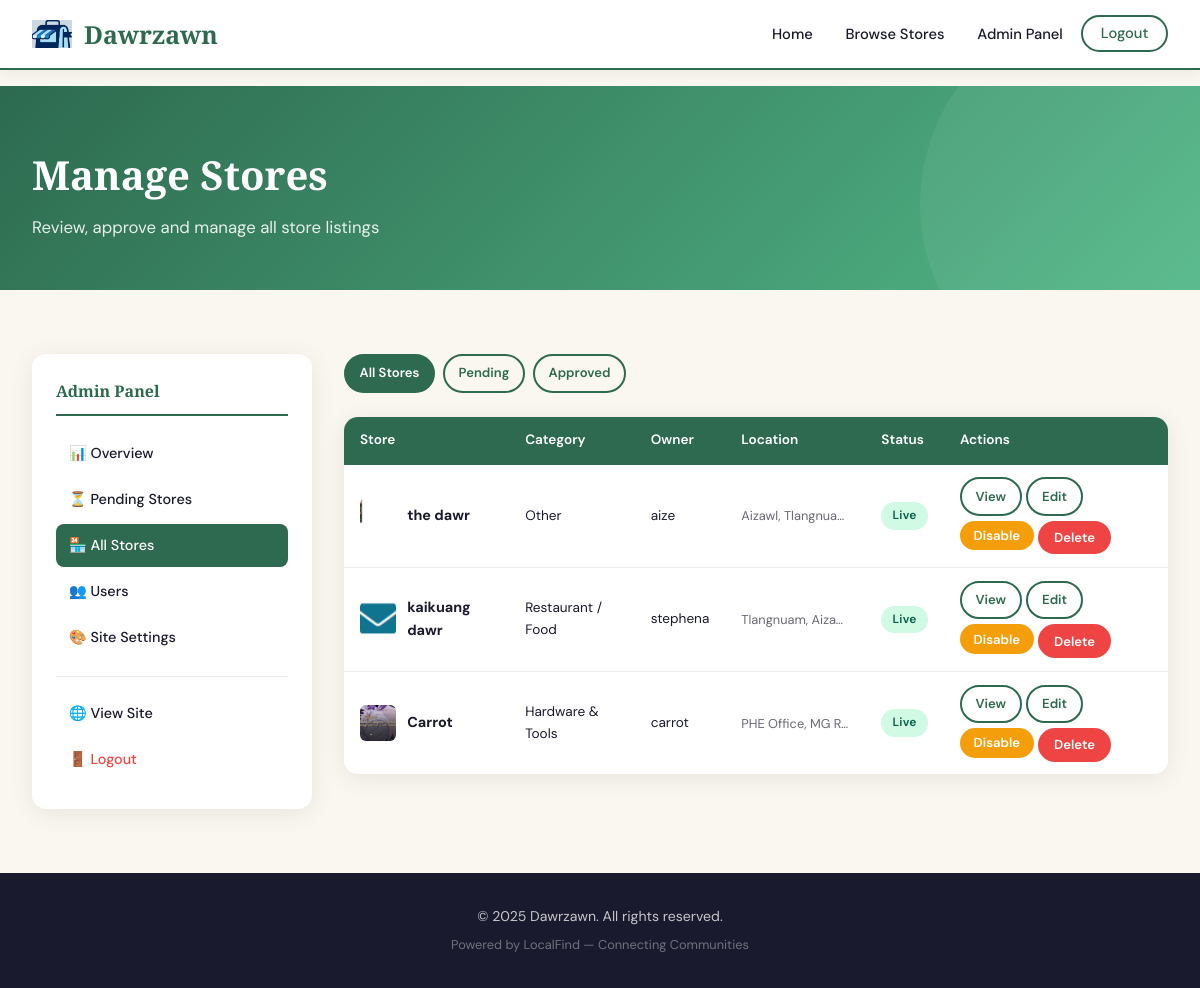
Page /admin/stores (signed in) on the committed database.
### dawr_zawn.py (models this page shows, shortened)
class SiteSettings(db.Model):
    id = db.Column(db.Integer, primary_key=True)
    site_name = db.Column(db.String(150), default='Dawrzawn')
    tagline = db.Column(db.String(300), default='Discover stores in your community')
    primary_color = db.Column(db.String(20), default='#2d6a4f')
    secondary_color = db.Column(db.String(20), default='#52b788')
    accent_color = db.Column(db.String(20), default='#d4a017')
    bg_color = db.Column(db.String(20), default='#faf7f0')
    text_color = db.Column(db.String(20), default='#1a1a2e')
    logo = db.Column(db.String(200), nullable=True)
    maps_api_key = db.Column(db.String(200), default='YOUR_GOOGLE_MAPS_API_KEY')
    footer_text = db.Column(db.String(500), default='© 2025 Dawrzawn. All rights reserved.')

class Store(db.Model):
    id = db.Column(db.Integer, primary_key=True)
    name = db.Column(db.String(150), nullable=False)
    description = db.Column(db.Text, nullable=True)
    category = db.Column(db.String(50), nullable=False)
    tags = db.Column(db.String(300), nullable=True)  # JSON list
    address = db.Column(db.String(300), nullable=False)
    latitude = db.Column(db.Float, nullable=False)
    longitude = db.Column(db.Float, nullable=False)
    phone = db.Column(db.String(30), nullable=True)
    email = db.Column(db.String(120), nullable=True)
    website = db.Column(db.String(200), nullable=True)
    logo = db.Column(db.String(200), nullable=True)
    opening_hours = db.Column(db.String(300), nullable=True)
    is_approved = db.Column(db.Boolean, default=False)
    is_active = db.Column(db.Boolean, default=True)
    created_at = db.Column(db.DateTime, default=datetime.utcnow)
    owner_id = db.Column(db.Integer, db.ForeignKey('user.id'), nullable=False)

class User(db.Model):
    id = db.Column(db.Integer, primary_key=True)
    username = db.Column(db.String(80), unique=True, nullable=False)
    email = db.Column(db.String(120), unique=True, nullable=False)
    password_hash = db.Column(db.String(200), nullable=False)
    role = db.Column(db.String(20), default='owner')  # 'owner' or 'admin'
    created_at = db.Column(db.DateTime, default=datetime.utcnow)
    stores = db.relationship('Store', backref='owner', lazy=True)
    is_active = db.Column(db.Boolean, default=True)
    @property
    def is_authenticated(self): return True
    def is_admin(self): return self.role == 'admin'

### dawr_zawn.py (the view)
@app.route('/admin/stores')
@login_required
@admin_required
def admin_stores():
    status = request.args.get('status', 'all')
    if status == 'pending':
        stores = Store.query.filter_by(is_approved=False, is_active=True).order_by(Store.created_at.desc()).all()
    elif status == 'approved':
        stores = Store.query.filter_by(is_approved=True).order_by(Store.created_at.desc()).all()
    else:
        stores = Store.query.order_by(Store.created_at.desc()).all()
    return render_template('admin_stores.html', stores=stores, status=status)

### dawr_zawn.py (called while the page is built)
@login_manager.user_loader
def load_user(user_id):
    return User.query.get(int(user_id))

def admin_required(f):
    @wraps(f)
    def decorated(*args, **kwargs):
        if not current_user.is_authenticated or not current_user.is_admin():
            flash('Admin access required.', 'danger')
            return redirect(url_for('index'))
        return f(*args, **kwargs)
    return decorated

def get_settings():
    s = SiteSettings.query.first()
    if not s:
        s = SiteSettings()
        db.session.add(s)
        db.session.commit()
    return s

@app.context_processor
def inject_settings():
    def store_pending_count():
        return Store.query.filter_by(is_approved=False, is_active=True).count()
    return dict(settings=get_settings(), store_pending_count=store_pending_count)

### templates/admin_stores.html (shortened to what this page needs)
{% extends "base.html" %}
{% block content %}
<section class="page-header">
  <div class="container">
    <h1>Manage Stores</h1>
    <p>Review, approve and manage all store listings</p>
  </div>
</section>
<section class="py-4">
  <div class="container two-col">
    <div class="sidebar">
      <p class="sidebar-title">Admin Panel</p>
      <a href="{{ url_for('admin_dashboard') }}" class="sidebar-link">📊 Overview</a>
      <a href="{{ url_for('admin_stores', status='pending') }}" class="sidebar-link">⏳ Pending Stores</a>
      <a href="{{ url_for('admin_stores') }}" class="sidebar-link active">🏪 All Stores</a>
      <a href="{{ url_for('admin_users') }}" class="sidebar-link">👥 Users</a>
      <a href="{{ url_for('admin_settings') }}" class="sidebar-link">🎨 Site Settings</a>
      <hr style="border:none;border-top:1px solid var(--border);margin:1rem 0;">
      <a href="{{ url_for('stores') }}" class="sidebar-link">🌐 View Site</a>
      <a href="{{ url_for('logout') }}" class="sidebar-link" style="color:#ef4444;">🚪 Logout</a>
    </div>
    <div>
      <div style="display:flex;gap:0.5rem;margin-bottom:1.5rem;flex-wrap:wrap;">
        <a href="{{ url_for('admin_stores') }}" class="btn {% if status == 'all' %}btn-primary{% else %}btn-outline{% endif %} btn-sm">All Stores</a>
        <a href="{{ url_for('admin_stores', status='pending') }}" class="btn {% if status == 'pending' %}btn-primary{% else %}btn-outline{% endif %} btn-sm">
          Pending
          {% set pc = store_pending_count() %}
        </a>
        <a href="{{ url_for('admin_stores', status='approved') }}" class="btn {% if status == 'approved' %}btn-primary{% else %}btn-outline{% endif %} btn-sm">Approved</a>
      </div>
      {% if stores %}
      <div class="table-wrap">
        <table>
          <thead>
            <tr>
              <th>Store</th>
              <th>Category</th>
              <th>Owner</th>
              <th>Location</th>
              <th>Status</th>
              <th>Actions</th>
            </tr>
          </thead>
          <tbody>
            {% for store in stores %}
            <tr>
              <td>
                <div style="display:flex;align-items:center;gap:0.7rem;">
                  {% if store.logo %}
                  <img src="{{ url_for('static', filename=store.logo) }}"
                       style="width:36px;height:36px;object-fit:cover;border-radius:6px;">
                  {% else %}
                  <div style="width:36px;height:36px;background:var(--primary);border-radius:6px;display:flex;align-items:center;justify-content:center;color:white;font-weight:700;font-size:0.8rem;">
                    {{ store.name[0].upper() }}
                  </div>
                  {% endif %}
                  <strong style="font-size:0.9rem;">{{ store.name }}</strong>
                </div>
              </td>
              <td style="font-size:0.85rem;">{{ store.category }}</td>
              <td style="font-size:0.85rem;">{{ store.owner.username }}</td>
              <td style="font-size:0.8rem;opacity:0.65;max-width:140px;overflow:hidden;text-overflow:ellipsis;white-space:nowrap;">{{ store.address }}</td>
              <td>
                {% if not store.is_active %}
                  <span class="badge badge-inactive">Inactive</span>
                {% elif store.is_approved %}
                  <span class="badge badge-approved">Live</span>
                {% else %}
                  <span class="badge badge-pending">Pending</span>
                {% endif %}
              </td>
              <td>
                <div style="display:flex;gap:0.3rem;flex-wrap:wrap;">
                  <a href="{{ url_for('store_detail', store_id=store.id) }}" class="btn btn-outline btn-sm">View</a>
                  <a href="{{ url_for('edit_store', store_id=store.id) }}" class="btn btn-outline btn-sm">Edit</a>
                  <form method="POST" action="{{ url_for('toggle_store', store_id=store.id) }}" style="display:inline;">
                    <button class="btn btn-sm" style="background:{% if store.is_active %}#f59e0b{% else %}#10b981{% endif %};color:white;border:none;">
                      {% if store.is_active %}Disable{% else %}Enable{% endif %}
                    </button>
                  </form>
                  <form method="POST" action="{{ url_for('delete_store', store_id=store.id) }}"
                        style="display:inline;" onsubmit="return confirm('Delete {{ store.name }}?')">
                    <button class="btn btn-danger btn-sm">Delete</button>
                  </form>
                </div>
              </td>
            </tr>
            {% endfor %}
          </tbody>
        </table>
      </div>
      {% else %}
      <div class="card" style="padding:3rem;text-align:center;">
        <p style="font-size:1.1rem;opacity:0.6;">No stores found in this category.</p>
      </div>
      {% endif %}
    </div>
  </div>
</section>
{% endblock %}

### templates/base.html (shortened to what this page needs)
<!DOCTYPE html>
<html lang="en">
<head>
</head>
<body>
<nav>
  <div class="nav-inner">
    <a href="{{ url_for('index') }}" class="nav-brand">
      {% if settings.logo %}
        <img src="{{ url_for('static', filename=settings.logo) }}" alt="Logo">
      {% else %}
        <div class="brand-dot">L</div>
      {% endif %}
      {{ settings.site_name }}
    </a>
    <ul class="nav-links">
      <li><a href="{{ url_for('index') }}">Home</a></li>
      <li><a href="{{ url_for('stores') }}">Browse Stores</a></li>
      {% if current_user.is_authenticated %}
        {% if current_user.is_admin() %}
          <li><a href="{{ url_for('admin_dashboard') }}">Admin Panel
            {% set pending = store_pending_count() %}
          </a></li>
        {% else %}
          <li><a href="{{ url_for('owner_dashboard') }}">My Dashboard</a></li>
          <li><a href="{{ url_for('add_store') }}" class="nav-pill">+ Add Store</a></li>
        {% endif %}
        <li><a href="{{ url_for('logout') }}" class="nav-pill-outline">Logout</a></li>
      {% else %}
        <li><a href="{{ url_for('login') }}">Login</a></li>
        <li><a href="{{ url_for('register') }}" class="nav-pill">Register</a></li>
      {% endif %}
    </ul>
  </div>
</nav>
<main>
  {% block content %}{% endblock %}
</main>
<footer>
  <p>{{ settings.footer_text }}</p>
  <p style="margin-top:0.4rem;font-size:0.8rem;opacity:0.5;">Powered by LocalFind &mdash; Connecting Communities</p>
</footer>
</body>
</html>

### rows in the picture
SiteSettings: logo (picture), site_name "Dawrzawn", footer_text "© 2025 Dawrzawn. All rights reserved."
Store: logo (picture), name "the dawr", category "Other", owner.username "aize", address "Aizawl, Tlangnua…", is_active "Live"
Store: logo (picture), name "kaikuang dawr", category "Restaurant / Food", owner.username "stephena", address "Tlangnuam, Aiza…", is_active "Live"
Store: logo (picture), name "Carrot", category "Hardware & Tools", owner.username "carrot", address "PHE Office, MG R…", is_active "Live"
